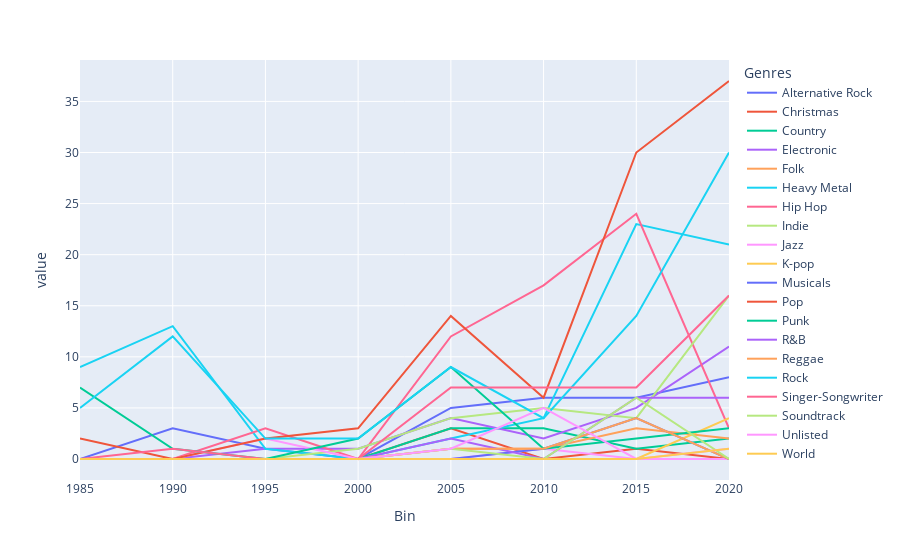

Here is the notebook cell this chart was saved with:
### Code cell
px.line(data_frame=genre_counts)

### Figure 1 — Plotly figure (JSON) as saved in the notebook; plotly's stock layout.template omitted (floating-point values rounded to 4 significant figures)
{"data": [{"hovertemplate": "Genres=Alternative Rock<br>Bin=%{x}<br>value=%{y}<extra></extra>", "legendgroup": "Alternative Rock", "line": {"color": "#636efa", "dash": "solid"}, "marker": {"symbol": "circle"}, "mode": "lines", "name": "Alternative Rock", "orientation": "v", "showlegend": true, "type": "scatter", "x": [1985, 1990, 1995, 2000, 2005, 2010, 2015, 2020], "xaxis": "x", "y": [0, 3, 1, 0, 5, 6, 6, 8], "yaxis": "y"}, {"hovertemplate": "Genres=Christmas<br>Bin=%{x}<br>value=%{y}<extra></extra>", "legendgroup": "Christmas", "line": {"color": "#EF553B", "dash": "solid"}, "marker": {"symbol": "circle"}, "mode": "lines", "name": "Christmas", "orientation": "v", "showlegend": true, "type": "scatter", "x": [1985, 1990, 1995, 2000, 2005, 2010, 2015, 2020], "xaxis": "x", "y": [2, 0, 0, 0, 3, 0, 1, 0], "yaxis": "y"}, {"hovertemplate": "Genres=Country<br>Bin=%{x}<br>value=%{y}<extra></extra>", "legendgroup": "Country", "line": {"color": "#00cc96", "dash": "solid"}, "marker": {"symbol": "circle"}, "mode": "lines", "name": "Country", "orientation": "v", "showlegend": true, "type": "scatter", "x": [1985, 1990, 1995, 2000, 2005, 2010, 2015, 2020], "xaxis": "x", "y": [0, 0, 0, 0, 3, 3, 1, 2], "yaxis": "y"}, {"hovertemplate": "Genres=Electronic<br>Bin=%{x}<br>value=%{y}<extra></extra>", "legendgroup": "Electronic", "line": {"color": "#ab63fa", "dash": "solid"}, "marker": {"symbol": "circle"}, "mode": "lines", "name": "Electronic", "orientation": "v", "showlegend": true, "type": "scatter", "x": [1985, 1990, 1995, 2000, 2005, 2010, 2015, 2020], "xaxis": "x", "y": [0, 0, 1, 1, 4, 2, 5, 11], "yaxis": "y"}, {"hovertemplate": "Genres=Folk<br>Bin=%{x}<br>value=%{y}<extra></extra>", "legendgroup": "Folk", "line": {"color": "#FFA15A", "dash": "solid"}, "marker": {"symbol": "circle"}, "mode": "lines", "name": "Folk", "orientation": "v", "showlegend": true, "type": "scatter", "x": [1985, 1990, 1995, 2000, 2005, 2010, 2015, 2020], "xaxis": "x", "y": [0, 0, 0, 0, 1, 1, 3, 2], "yaxis": "y"}, {"hovertemplate": "Genres=Heavy Metal<br>Bin=%{x}<br>value=%{y}<extra></extra>", "legendgroup": "Heavy Metal", "line": {"color": "#19d3f3", "dash": "solid"}, "marker": {"symbol": "circle"}, "mode": "lines", "name": "Heavy Metal", "orientation": "v", "showlegend": true, "type": "scatter", "x": [1985, 1990, 1995, 2000, 2005, 2010, 2015, 2020], "xaxis": "x", "y": [9, 13, 1, 0, 2, 4, 23, 21], "yaxis": "y"}, {"hovertemplate": "Genres=Hip Hop<br>Bin=%{x}<br>value=%{y}<extra></extra>", "legendgroup": "Hip Hop", "line": {"color": "#FF6692", "dash": "solid"}, "marker": {"symbol": "circle"}, "mode": "lines", "name": "Hip Hop", "orientation": "v", "showlegend": true, "type": "scatter", "x": [1985, 1990, 1995, 2000, 2005, 2010, 2015, 2020], "xaxis": "x", "y": [0, 0, 3, 0, 12, 17, 24, 3], "yaxis": "y"}, {"hovertemplate": "Genres=Indie<br>Bin=%{x}<br>value=%{y}<extra></extra>", "legendgroup": "Indie", "line": {"color": "#B6E880", "dash": "solid"}, "marker": {"symbol": "circle"}, "mode": "lines", "name": "Indie", "orientation": "v", "showlegend": true, "type": "scatter", "x": [1985, 1990, 1995, 2000, 2005, 2010, 2015, 2020], "xaxis": "x", "y": [0, 0, 0, 1, 4, 5, 4, 16], "yaxis": "y"}, {"hovertemplate": "Genres=Jazz<br>Bin=%{x}<br>value=%{y}<extra></extra>", "legendgroup": "Jazz", "line": {"color": "#FF97FF", "dash": "solid"}, "marker": {"symbol": "circle"}, "mode": "lines", "name": "Jazz", "orientation": "v", "showlegend": true, "type": "scatter", "x": [1985, 1990, 1995, 2000, 2005, 2010, 2015, 2020], "xaxis": "x", "y": [0, 0, 2, 0, 0, 1, 0, 0], "yaxis": "y"}, {"hovertemplate": "Genres=K-pop<br>Bin=%{x}<br>value=%{y}<extra></extra>", "legendgroup": "K-pop", "line": {"color": "#FECB52", "dash": "solid"}, "marker": {"symbol": "circle"}, "mode": "lines", "name": "K-pop", "orientation": "v", "showlegend": true, "type": "scatter", "x": [1985, 1990, 1995, 2000, 2005, 2010, 2015, 2020], "xaxis": "x", "y": [0, 0, 0, 0, 0, 0, 0, 4], "yaxis": "y"}, {"hovertemplate": "Genres=Musicals<br>Bin=%{x}<br>value=%{y}<extra></extra>", "legendgroup": "Musicals", "line": {"color": "#636efa", "dash": "solid"}, "marker": {"symbol": "circle"}, "mode": "lines", "name": "Musicals", "orientation": "v", "showlegend": true, "type": "scatter", "x": [1985, 1990, 1995, 2000, 2005, 2010, 2015, 2020], "xaxis": "x", "y": [0, 0, 0, 0, 0, 1, 4, 0], "yaxis": "y"}, {"hovertemplate": "Genres=Pop<br>Bin=%{x}<br>value=%{y}<extra></extra>", "legendgroup": "Pop", "line": {"color": "#EF553B", "dash": "solid"}, "marker": {"symbol": "circle"}, "mode": "lines", "name": "Pop", "orientation": "v", "showlegend": true, "type": "scatter", "x": [1985, 1990, 1995, 2000, 2005, 2010, 2015, 2020], "xaxis": "x", "y": [0, 0, 2, 3, 14, 6, 30, 37], "yaxis": "y"}, {"hovertemplate": "Genres=Punk<br>Bin=%{x}<br>value=%{y}<extra></extra>", "legendgroup": "Punk", "line": {"color": "#00cc96", "dash": "solid"}, "marker": {"symbol": "circle"}, "mode": "lines", "name": "Punk", "orientation": "v", "showlegend": true, "type": "scatter", "x": [1985, 1990, 1995, 2000, 2005, 2010, 2015, 2020], "xaxis": "x", "y": [7, 1, 0, 2, 9, 1, 2, 3], "yaxis": "y"}, {"hovertemplate": "Genres=R&B<br>Bin=%{x}<br>value=%{y}<extra></extra>", "legendgroup": "R&B", "line": {"color": "#ab63fa", "dash": "solid"}, "marker": {"symbol": "circle"}, "mode": "lines", "name": "R&B", "orientation": "v", "showlegend": true, "type": "scatter", "x": [1985, 1990, 1995, 2000, 2005, 2010, 2015, 2020], "xaxis": "x", "y": [0, 0, 0, 0, 2, 0, 6, 6], "yaxis": "y"}, {"hovertemplate": "Genres=Reggae<br>Bin=%{x}<br>value=%{y}<extra></extra>", "legendgroup": "Reggae", "line": {"color": "#FFA15A", "dash": "solid"}, "marker": {"symbol": "circle"}, "mode": "lines", "name": "Reggae", "orientation": "v", "showlegend": true, "type": "scatter", "x": [1985, 1990, 1995, 2000, 2005, 2010, 2015, 2020], "xaxis": "x", "y": [0, 0, 0, 0, 1, 1, 4, 0], "yaxis": "y"}, {"hovertemplate": "Genres=Rock<br>Bin=%{x}<br>value=%{y}<extra></extra>", "legendgroup": "Rock", "line": {"color": "#19d3f3", "dash": "solid"}, "marker": {"symbol": "circle"}, "mode": "lines", "name": "Rock", "orientation": "v", "showlegend": true, "type": "scatter", "x": [1985, 1990, 1995, 2000, 2005, 2010, 2015, 2020], "xaxis": "x", "y": [5, 12, 2, 2, 9, 4, 14, 30], "yaxis": "y"}, {"hovertemplate": "Genres=Singer-Songwriter<br>Bin=%{x}<br>value=%{y}<extra></extra>", "legendgroup": "Singer-Songwriter", "line": {"color": "#FF6692", "dash": "solid"}, "marker": {"symbol": "circle"}, "mode": "lines", "name": "Singer-Songwriter", "orientation": "v", "showlegend": true, "type": "scatter", "x": [1985, 1990, 1995, 2000, 2005, 2010, 2015, 2020], "xaxis": "x", "y": [0, 1, 0, 0, 7, 7, 7, 16], "yaxis": "y"}, {"hovertemplate": "Genres=Soundtrack<br>Bin=%{x}<br>value=%{y}<extra></extra>", "legendgroup": "Soundtrack", "line": {"color": "#B6E880", "dash": "solid"}, "marker": {"symbol": "circle"}, "mode": "lines", "name": "Soundtrack", "orientation": "v", "showlegend": true, "type": "scatter", "x": [1985, 1990, 1995, 2000, 2005, 2010, 2015, 2020], "xaxis": "x", "y": [0, 0, 0, 0, 1, 0, 6, 0], "yaxis": "y"}, {"hovertemplate": "Genres=Unlisted<br>Bin=%{x}<br>value=%{y}<extra></extra>", "legendgroup": "Unlisted", "line": {"color": "#FF97FF", "dash": "solid"}, "marker": {"symbol": "circle"}, "mode": "lines", "name": "Unlisted", "orientation": "v", "showlegend": true, "type": "scatter", "x": [1985, 1990, 1995, 2000, 2005, 2010, 2015, 2020], "xaxis": "x", "y": [0, 0, 0, 0, 1, 5, 0, 1], "yaxis": "y"}, {"hovertemplate": "Genres=World<br>Bin=%{x}<br>value=%{y}<extra></extra>", "legendgroup": "World", "line": {"color": "#FECB52", "dash": "solid"}, "marker": {"symbol": "circle"}, "mode": "lines", "name": "World", "orientation": "v", "showlegend": true, "type": "scatter", "x": [1985, 1990, 1995, 2000, 2005, 2010, 2015, 2020], "xaxis": "x", "y": [0, 0, 0, 0, 0, 0, 0, 1], "yaxis": "y"}], "layout": {"legend": {"title": {"text": "Genres"}, "tracegroupgap": 0}, "margin": {"t": 60}, "xaxis": {"anchor": "y", "domain": [0, 1], "title": {"text": "Bin"}}, "yaxis": {"anchor": "x", "domain": [0, 1], "title": {"text": "value"}}}}
